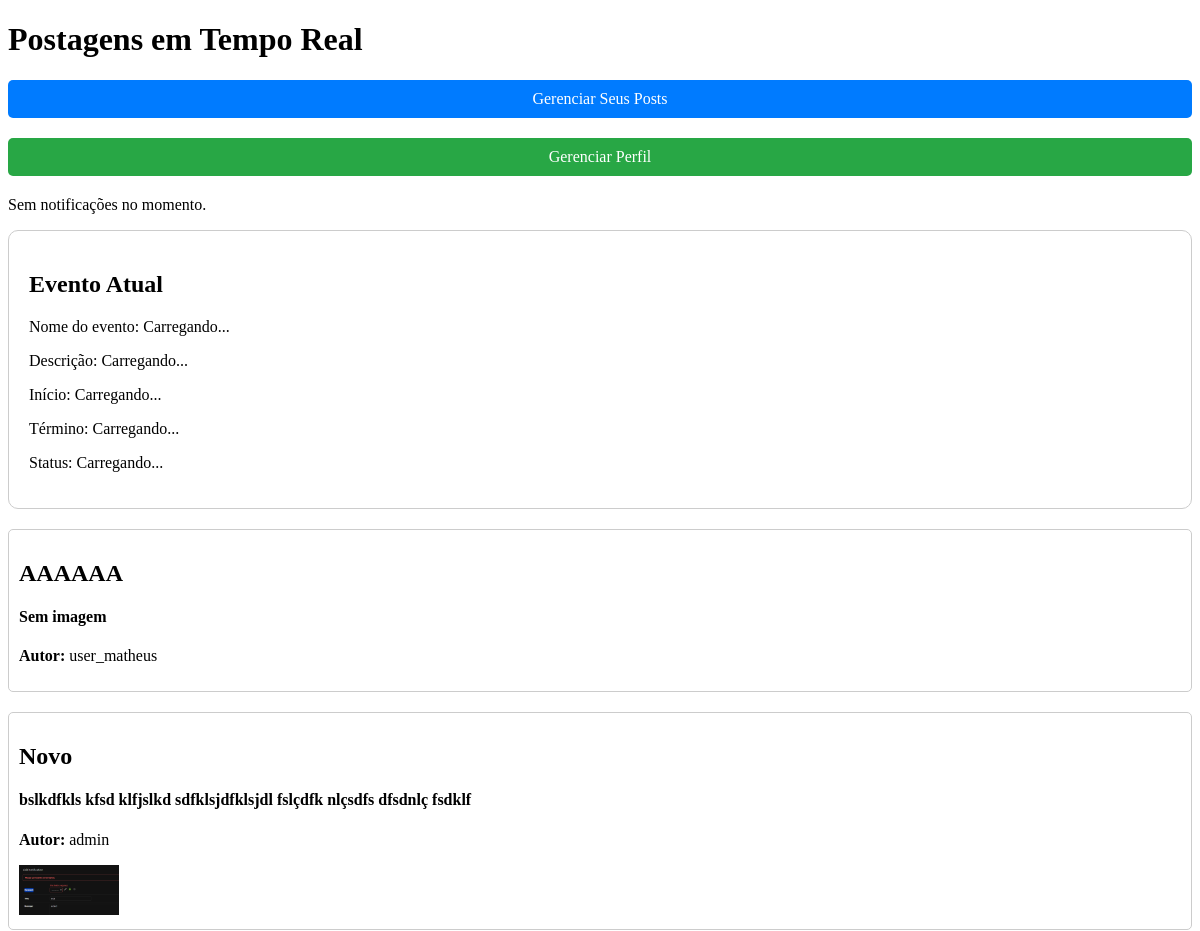
The app's page /home/ (signed in, upper part), older data.
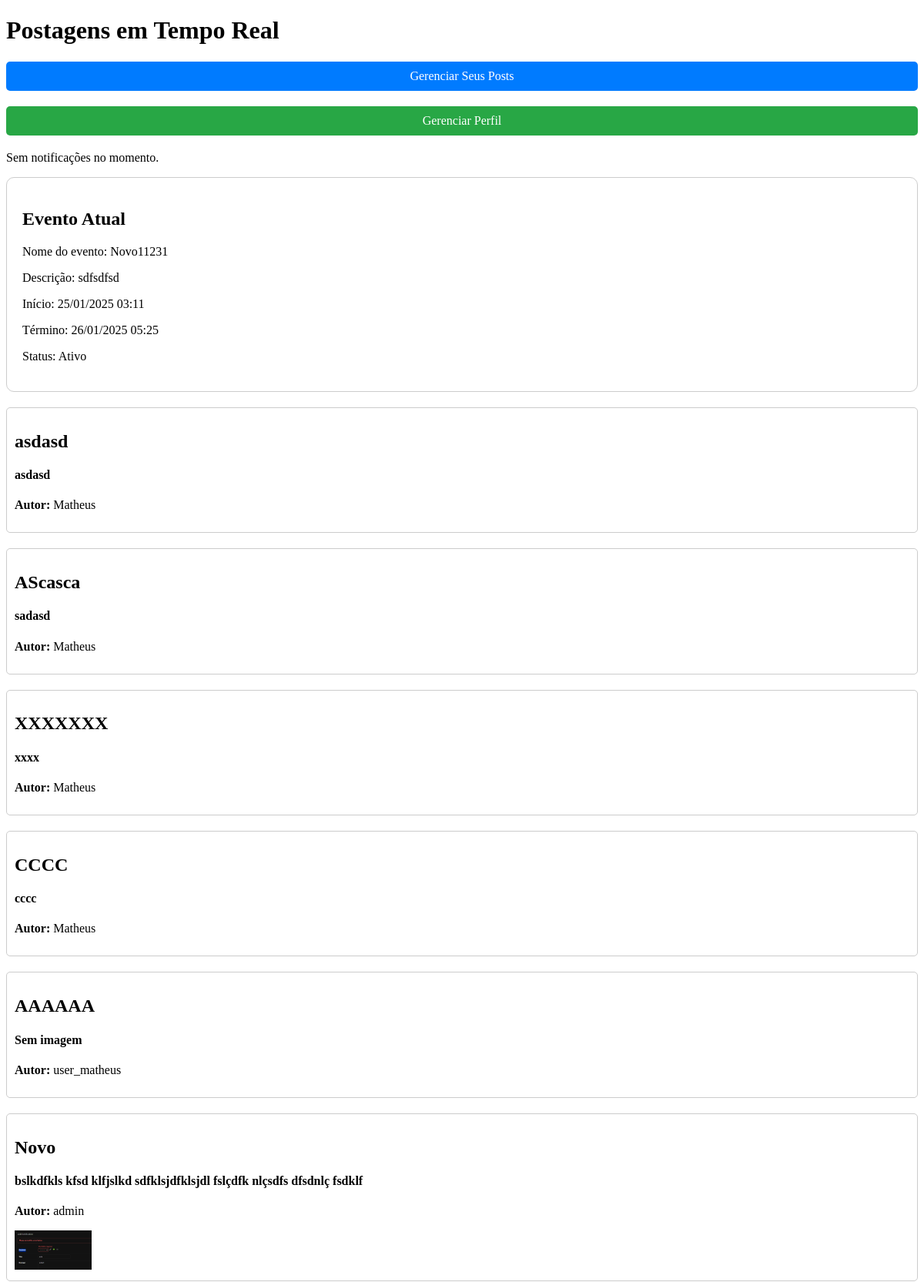
The same page, newer data.
### notificacoes/models.py (models this page shows, shortened)
class Post(models.Model):
    title = models.CharField(max_length=255)
    subtitle = models.CharField(max_length=255)
    image = models.ImageField(upload_to='posts/', null=True, blank=True)
    author = models.ForeignKey(User, on_delete=models.CASCADE)
    created_at = models.DateTimeField(auto_now_add=True)

class Event(models.Model):
    STATUS_CHOICES = [
        ('active', 'Ativo'),
        ('paused', 'Pausado'),
        ('finished', 'Finalizado'),
    ]
    name = models.CharField(max_length=255)
    description = models.TextField()
    logo = models.ImageField(upload_to='events/logos/', null=True, blank=True)
    start_date = models.DateTimeField()
    end_date = models.DateTimeField()
    status = models.CharField(max_length=10, choices=STATUS_CHOICES, default='active')
    def auto_update_status(self):
        from django.utils.timezone import now
        old_status = self.status
        if now() > self.end_date:
            self.status = 'finished'
        elif self.start_date <= now() <= self.end_date:
            self.status = 'active'
        else:
            self.status = 'paused'
        if old_status != self.status:
            self.save()

### notificacoes/views.py (the view)
# urls.py: path('home/', home, name='home'),
@login_required
def home(request):
    event = Event.objects.filter(status='active').first()
    if event:
        event.auto_update_status()  # Atualiza automaticamente o status do evento, se necessário
    posts = Post.objects.all().order_by('-created_at')
    return render(request, 'notificacoes/home.html', {
        'user_id_json': json.dumps(request.user.id),
        'posts': posts,
        'event': event,  # Passa o evento para o template
    })

### notificacoes/templates/notificacoes/home.html (shortened to what this page needs)
<!DOCTYPE html>
<html lang="pt-BR">
<head>
    {% load static %}
</head>
<body>
    <h1>Postagens em Tempo Real</h1>
    {% if user.is_authenticated %}
        <a href="{% url 'user_dashboard' %}"
           style="display: block; margin: 20px 0; text-decoration: none; background-color: #007bff; color: white; padding: 10px; border-radius: 5px; text-align: center;">
            Gerenciar Seus Posts
        </a>
    {% endif %}
    <a href="{% url 'profile' %}"
       style="display: block; margin: 20px 0; text-decoration: none; background-color: #28a745; color: white; padding: 10px; border-radius: 5px; text-align: center;">
       Gerenciar Perfil
    </a>
    <div id="push-notification-area" data-user-id="{{ user_id_json }}">
        <p>Sem notificações no momento.</p>
    </div>
    <div id="event-container" style="border: 1px solid #ccc; padding: 20px; margin-bottom: 20px; border-radius: 10px;">
        <h2>Evento Atual</h2>
        <p>Nome do evento: <span id="event-name">{% if event %}{{ event.name }}{% else %}Carregando...{% endif %}</span></p>
        <p>Descrição: <span id="event-description">{% if event %}{{ event.description }}{% else %}Carregando...{% endif %}</span></p>
        <p>Início: <span id="event-start">{% if event %}{{ event.start_date|date:"d/m/Y H:i" }}{% else %}Carregando...{% endif %}</span></p>
        <p>Término: <span id="event-end">{% if event %}{{ event.end_date|date:"d/m/Y H:i" }}{% else %}Carregando...{% endif %}</span></p>
        <p>Status: <span id="event-status" >
            {% if event %}{{ event.get_status_display }}{% else %}Carregando...{% endif %}
        </span></p>
    </div>
    <div id="post-container" data-user-id="{{ user_id_json }}">
        {% if posts %}
            {% for post in posts %}
            <div class="post" data-post-id="{{ post.id }}" style="margin-bottom: 20px; border: 1px solid #ccc; padding: 10px; border-radius: 5px;">
                <h2>{{ post.title }}</h2>
                <h4>{{ post.subtitle }}</h4>
                <p><strong>Autor:</strong> {{ post.author.username }}</p>
                {% if post.image %}
                    <img src="{{ post.image.url }}" alt="Imagem do post" class="post-image" style="width: 100px;">
                {% endif %}
            </div>
            {% endfor %}
        {% else %}
            <p>Sem postagens no momento.</p>
        {% endif %}
    </div>
</body>
</html>

Row changes from the older to the newer data that the page shows:
added Event: name "Novo11231", description "sdfsdfsd", start_date "25/01/2025 03:11", end_date "26/01/2025 05:25", status "Ativo"
added Post: title "asdasd", subtitle "asdasd", author.username "Matheus"
added Post: title "AScasca", subtitle "sadasd", author.username "Matheus"
added Post: title "XXXXXXX", subtitle "xxxx", author.username "Matheus"
added Post: title "CCCC", subtitle "cccc", author.username "Matheus"
Text that changed along with them:
text no longer shown: "Carregando... Carregando... Carregando... Carregando... Carregando..."
